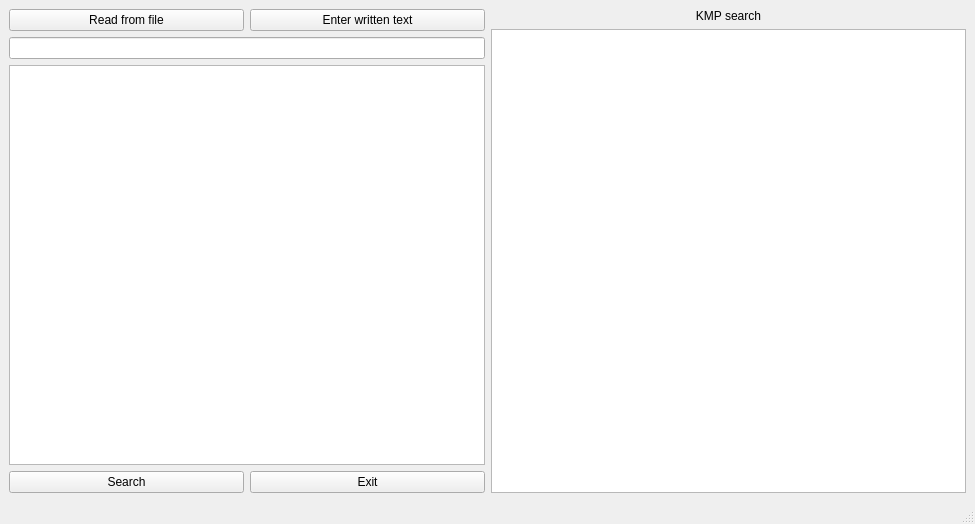
<?xml version="1.0" encoding="UTF-8"?>
<ui version="4.0">
 <class>MainWindow</class>
 <widget class="QMainWindow" name="MainWindow">
  <property name="geometry">
   <rect>
    <x>0</x>
    <y>0</y>
    <width>975</width>
    <height>524</height>
   </rect>
  </property>
  <property name="windowTitle">
   <string>ASD lab 11</string>
  </property>
  <property name="windowIcon">
   <iconset>
    <normaloff>C:/Users/likht/OneDrive/Робочий стіл/Звіти/my_logo.jpg</normaloff>C:/Users/likht/OneDrive/Робочий стіл/Звіти/my_logo.jpg</iconset>
  </property>
  <widget class="QWidget" name="centralwidget">
   <layout class="QGridLayout" name="gridLayout">
    <item row="0" column="0">
     <layout class="QVBoxLayout" name="verticalLayout_3">
      <item>
       <layout class="QHBoxLayout" name="horizontalLayout_2">
        <item>
         <widget class="QPushButton" name="pushButton">
          <property name="text">
           <string>Read from file</string>
          </property>
         </widget>
        </item>
        <item>
         <widget class="QPushButton" name="pushButton_2">
          <property name="text">
           <string>Enter written text</string>
          </property>
         </widget>
        </item>
       </layout>
      </item>
      <item>
       <widget class="QLineEdit" name="line"/>
      </item>
      <item>
       <widget class="QTextEdit" name="textEdit"/>
      </item>
     </layout>
    </item>
    <item row="0" column="1" rowspan="2">
     <layout class="QVBoxLayout" name="verticalLayout_4">
      <item>
       <layout class="QHBoxLayout" name="horizontalLayout_4">
        <item>
         <widget class="QLabel" name="label">
          <property name="text">
           <string>KMP search</string>
          </property>
          <property name="alignment">
           <set>Qt::AlignCenter</set>
          </property>
         </widget>
        </item>
       </layout>
      </item>
      <item>
       <widget class="QTextEdit" name="BS"/>
      </item>
     </layout>
    </item>
    <item row="1" column="0">
     <layout class="QHBoxLayout" name="horizontalLayout">
      <item>
       <widget class="QPushButton" name="pushButton_4">
        <property name="text">
         <string>Search</string>
        </property>
       </widget>
      </item>
      <item>
       <widget class="QPushButton" name="pushButton_5">
        <property name="text">
         <string>Exit</string>
        </property>
       </widget>
      </item>
     </layout>
    </item>
   </layout>
  </widget>
  <widget class="QMenuBar" name="menubar">
   <property name="geometry">
    <rect>
     <x>0</x>
     <y>0</y>
     <width>975</width>
     <height>25</height>
    </rect>
   </property>
  </widget>
  <widget class="QStatusBar" name="statusbar"/>
 </widget>
 <resources/>
 <connections/>
</ui>
